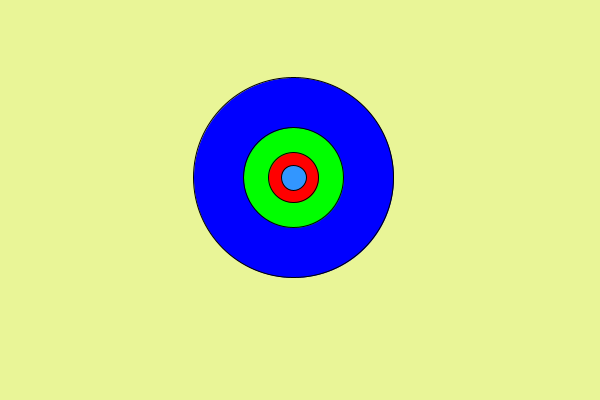
Frame 1 (no input)
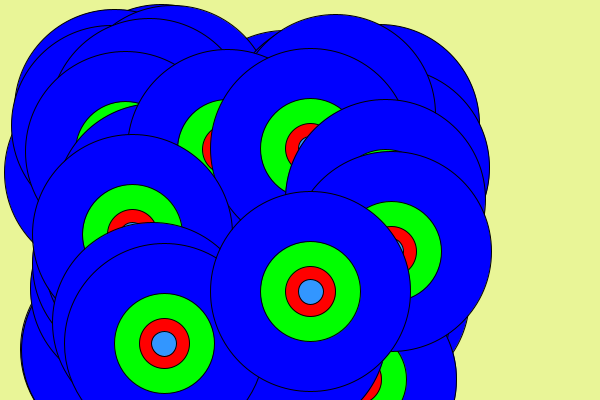
Frame 60 (the mouse pressed at the canvas centre just before this capture)
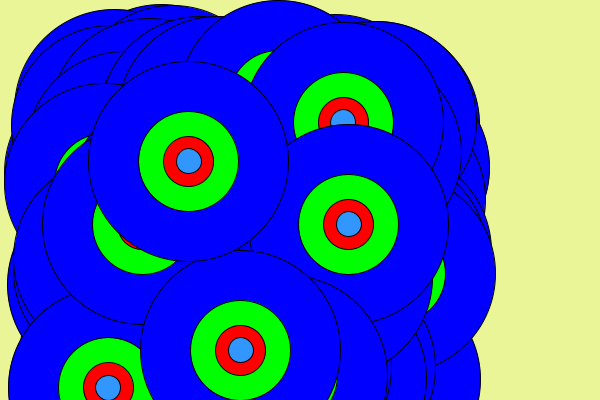
Frame 120 (the mouse held since frame 60 and released just before this capture)

The Processing sketch that drew these frames (run headless with seeded random() and noise(); from frame 60 on, the mouse is pressed at the canvas centre):

// Processing sketch: SmallTargetsDisplay_pde
// ── SmallTargetsDisplay_pde.pde
int xpos;
int ypos;

void setup() {
  size(600, 400);
  background(#E9F597);
}

 void draw(){
  target(random(100,400),random(100,400));
 }
 


void target(float xpos,float ypos){
  fill(0, 0, 255);
  circle(xpos, ypos, 200);
  fill(0, 255, 0);
  circle(xpos, ypos, 100);
  fill(255, 0, 0);
  circle(xpos, ypos, 50);
  fill(50, 150, 255);
  circle(xpos, ypos, 25);
}
